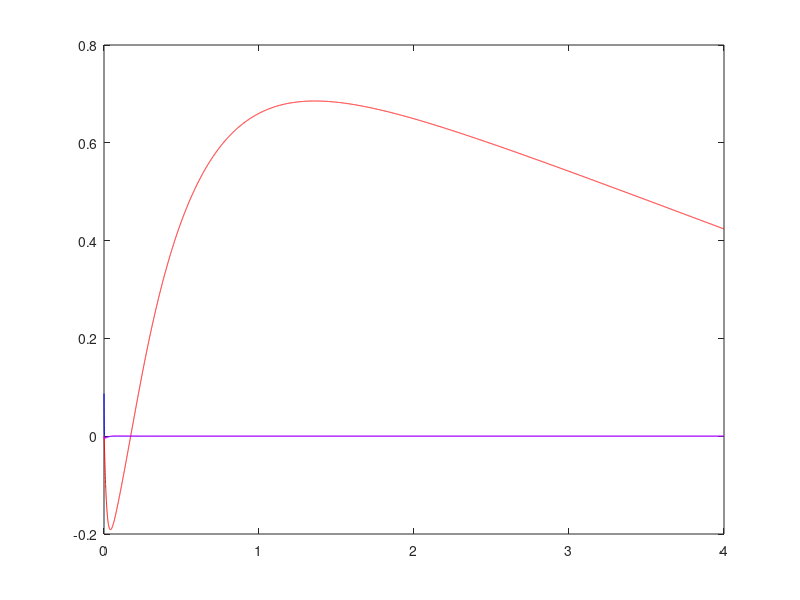

Recreate this plot in MATLAB.
%now we will define state-space
A=[0 0 1 0;0 0 0 1;0 -55.07 -0.317833 0;0 13.4918 29.6643 0];        
B=[0;0;41.438;-55.251];  
C=[1 0 0 0;0 1 0 0]

%next we wil consider feedback matrix from last question
K=[0 -1.3270 -0.0086 -0.0491];

poles=[-25,-30,-35,-1000];
L=place(A',C',poles)

%now we will deifine A1,B1,C1
A1=[A-B*K B*K;zeros(size(A)) A-L'*C];
B1=[B;zeros(size(B))];
C1=[C C];

%next we will define error state-space sysyem
errorsys=ss(A1,B1,C1,[])

%considering initials and plot 
[y,t,x]=initial(errorsys,[pi/180 3*pi/180 0 0 0 5*pi/180 0 0])

figure(1);
plot(t,x(:,4),'r')
hold on
plot(t,x(:,6),'b')
plot(t,x(:,5),'m')
%plot(t,x(:,4))
hold off

